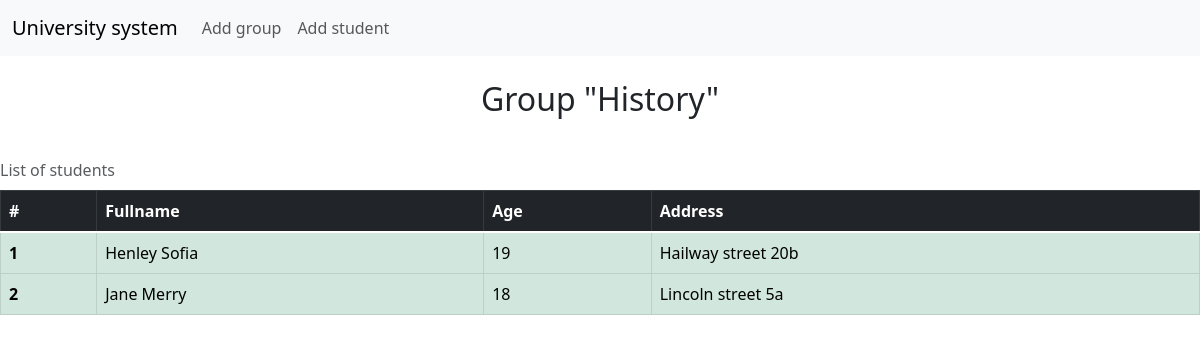
The app's page /group_list/History with its own data.
### university_system/database/group.py (models this page shows, shortened)
class Group(base):
    __tablename__ = 'groups'
    id = Column(Integer, primary_key=True)
    group_name = Column(String)

### university_system/database/student.py (models this page shows, shortened)
class Student(base):
    __tablename__ = 'student'
    id = Column(Integer, primary_key=True)
    surname = Column(String)
    name = Column(String)
    age = Column(Integer)
    address = Column(String)
    group = Column(Integer, ForeignKey('groups.id'))

### university_system/routes.py (the view)
@app.route("/group_list/<group_name>")
def show_table_of_students_in_group(group_name) -> str:
    return render_template(
        "group_list.html",
        group_name=_get_data_about_group(group_name).group_name,
        all_students_in_group=_get_students_from_group(group_name),
        enumerate=enumerate
    )

### university_system/business_logic.py (called while the page is built)
def _get_data_about_group(group_name: str) -> Group:
    return session.query(Group).where(Group.group_name == group_name).first()

def _get_students_from_group(group_name: str) -> Iterable[Student]:
    return session.query(Student).where(
        Student.group == _get_data_about_group(group_name).id
        ).all()

### university_system/templates/group_list.html
{% extends 'base.html' %}
{% block content %}
<br>
<h2 align="center">Group "{{ group_name }}"</h2><br>
<table class="table table-dark table-hover table-bordered caption-top">
    <caption>List of students</caption>
    <thead>
        <tr>
            <th scope="col">#</th>
            <th scope="col">Fullname</th>
            <th scope="col">Age</th>
            <th scope="col">Address</th>
        </tr>
    </thead>
    <tbody class="table-group-divider">
        {% for index, student in enumerate(all_students_in_group, 1) %}
            <tr class="table-success">
                <th scope="row">{{ index }}</th>
                <td>{{ student.surname}} {{ student.name }}</td>
                <td>{{ student.age}}</td>
                <td>{{ student.address}}</td>
            </tr>
        {% endfor %}
    </tbody>
</table>
{% endblock %}

### records on screen
Group: group_name "History"
Student: index "1", surname "Henley", name "Sofia", age "19", address "Hailway street 20b"
Student: index "2", surname "Jane", name "Merry", age "18", address "Lincoln street 5a"
